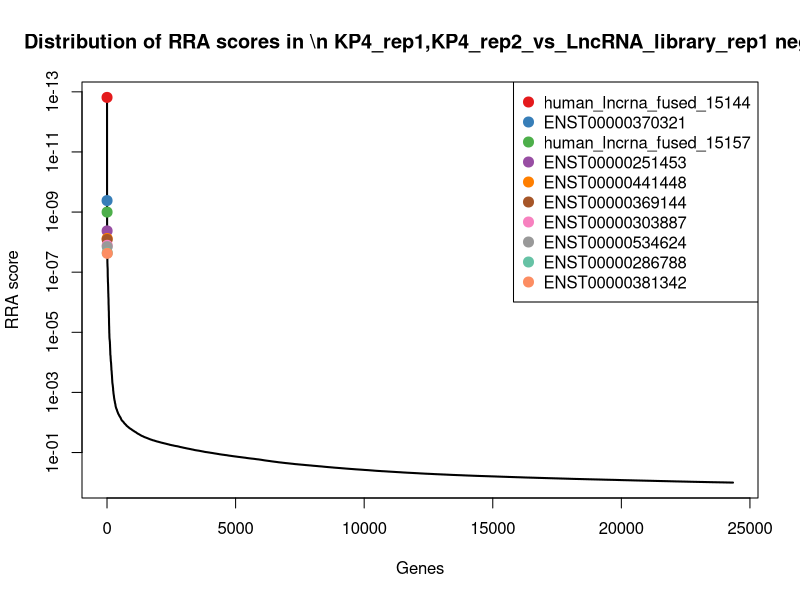
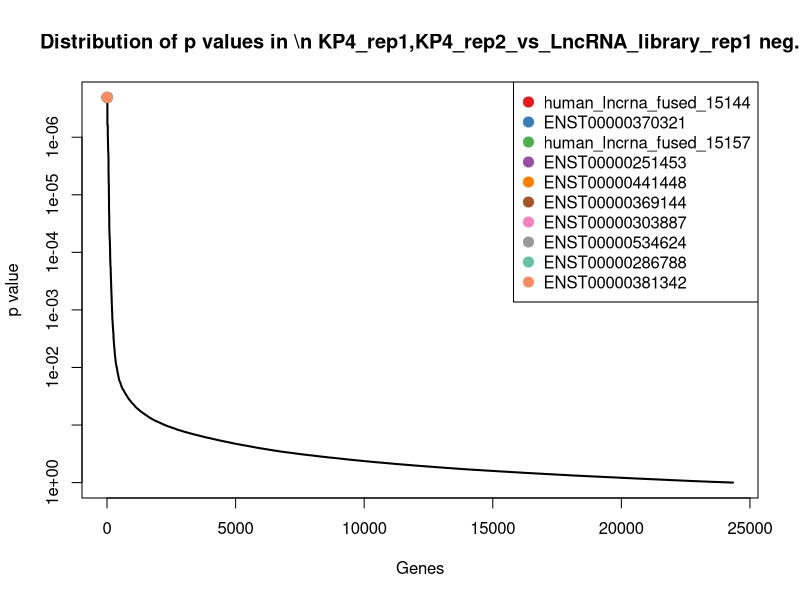
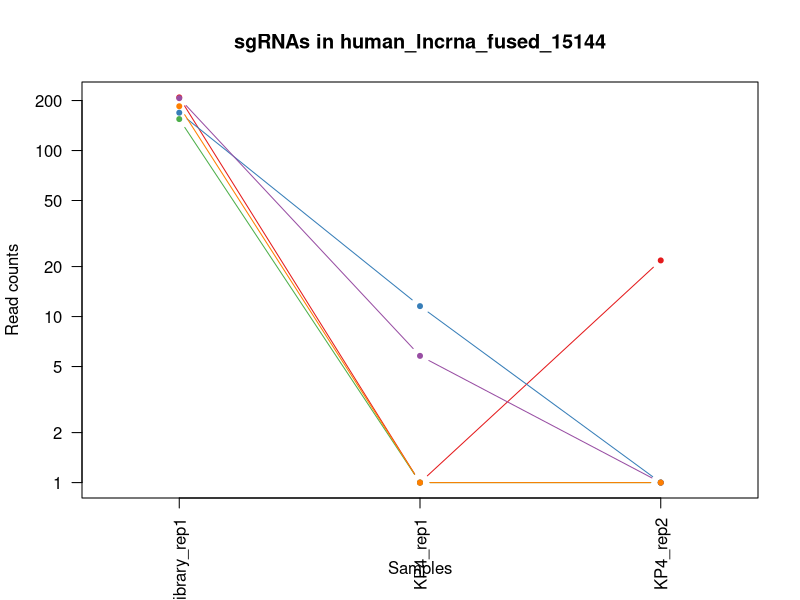
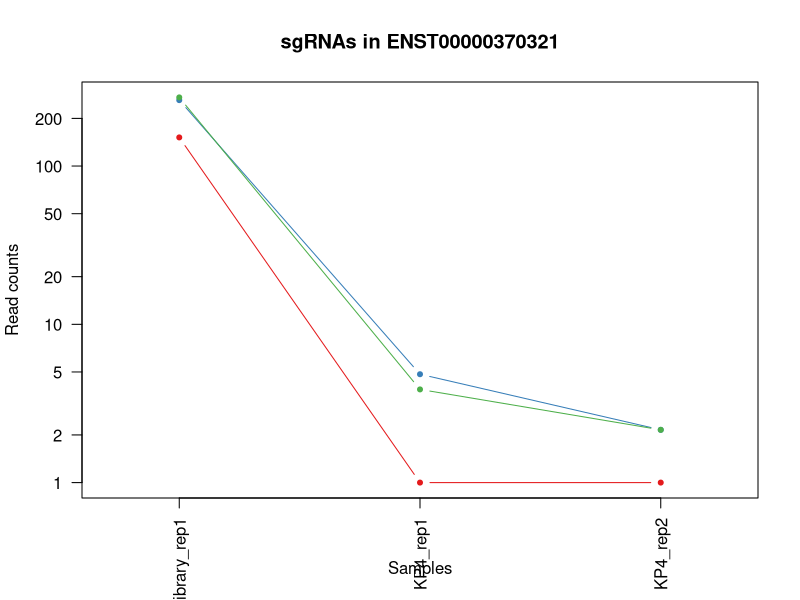
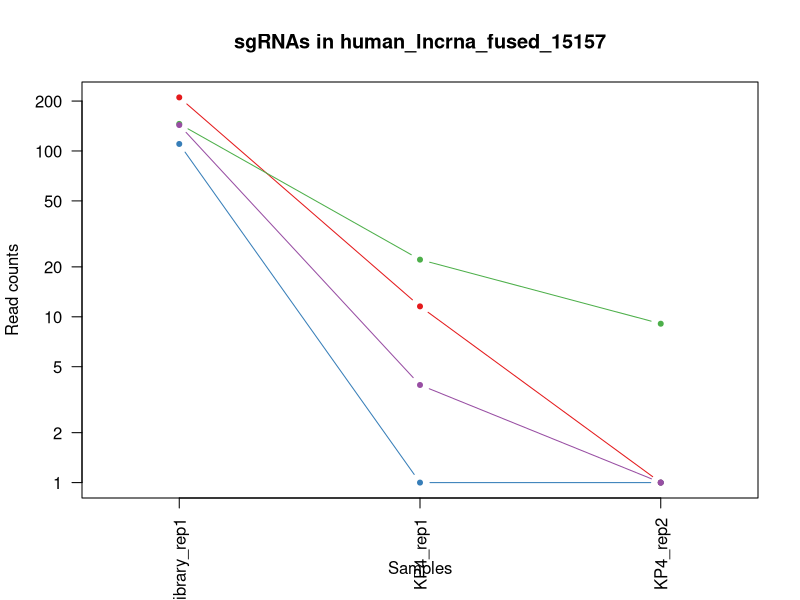
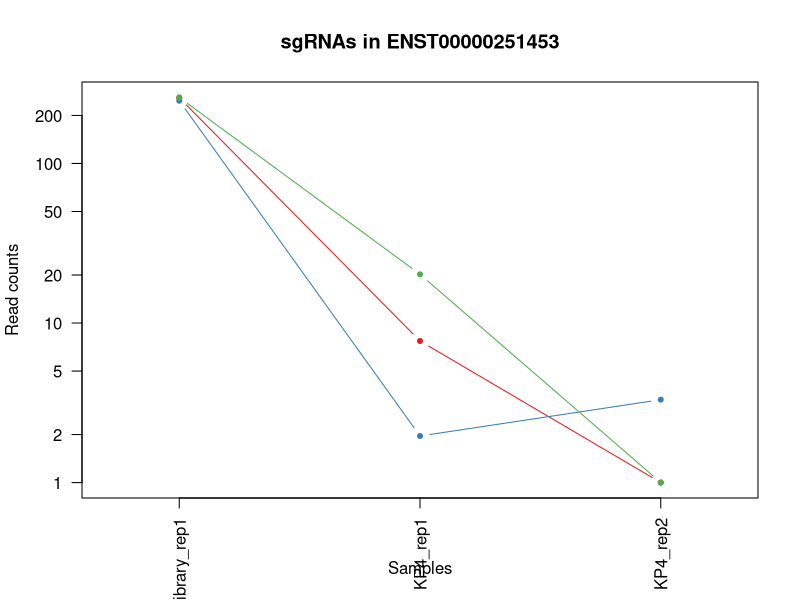
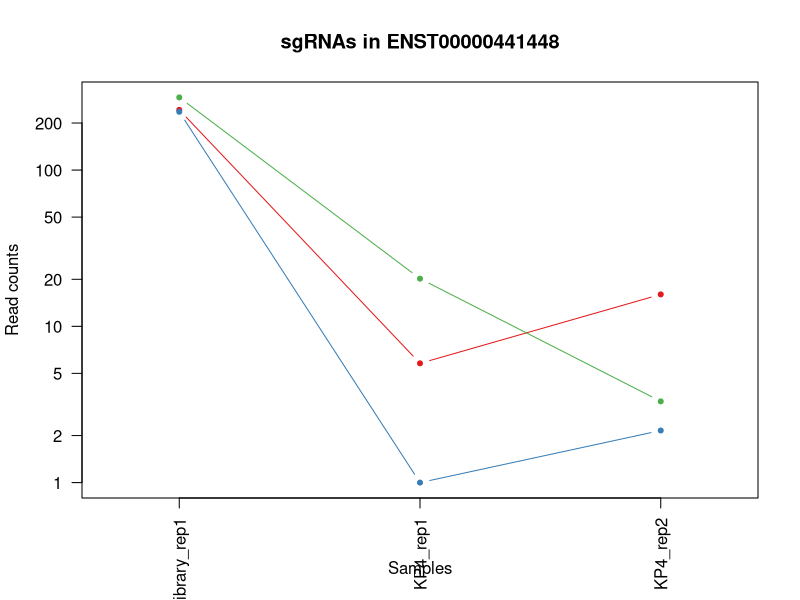
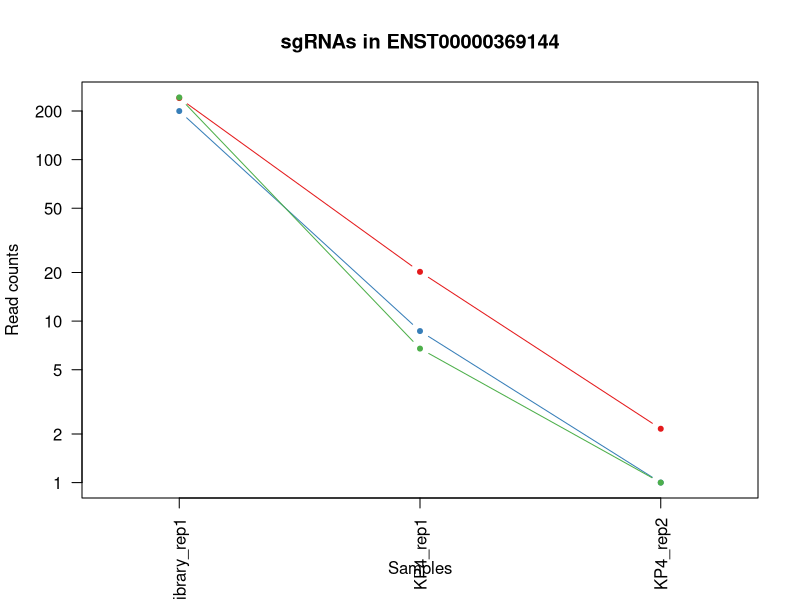

Recreate these plots in R, in order. (Note: this script raises an error after producing the figures.)
pdf(file='test_analysis_KP4.pdf',width=4.5,height=4.5);
gstable=read.table('test_analysis_KP4.gene_summary.txt',header=T)
# 
#
# parameters
# Do not modify the variables beginning with "__"

# gstablename='__GENE_SUMMARY_FILE__'
startindex=3
# outputfile='__OUTPUT_FILE__'
targetgenelist=c("human_lncrna_fused_15144","ENST00000370321","human_lncrna_fused_15157","ENST00000251453","ENST00000441448","ENST00000369144","ENST00000303887","ENST00000534624","ENST00000286788","ENST00000381342")
# samplelabel=sub('.\\w+.\\w+$','',colnames(gstable)[startindex]);
samplelabel='KP4_rep1,KP4_rep2_vs_LncRNA_library_rep1 neg.'


# You need to write some codes in front of this code:
# gstable=read.table(gstablename,header=T)
# pdf(file=outputfile,width=6,height=6)


# set up color using RColorBrewer
#library(RColorBrewer)
#colors <- brewer.pal(length(targetgenelist), "Set1")

colors=c( "#E41A1C", "#377EB8", "#4DAF4A", "#984EA3", "#FF7F00",  "#A65628", "#F781BF",
          "#999999", "#66C2A5", "#FC8D62", "#8DA0CB", "#E78AC3", "#A6D854", "#FFD92F", "#E5C494", "#B3B3B3", 
          "#8DD3C7", "#FFFFB3", "#BEBADA", "#FB8072", "#80B1D3", "#FDB462", "#B3DE69", "#FCCDE5",
          "#D9D9D9", "#BC80BD", "#CCEBC5", "#FFED6F")

######
# function definition

plotrankedvalues<-function(val, tglist, ...){
  
  plot(val,log='y',ylim=c(max(val),min(val)),type='l',lwd=2, ...)
  if(length(tglist)>0){
    for(i in 1:length(tglist)){
      targetgene=tglist[i];
      tx=which(names(val)==targetgene);ty=val[targetgene];
      points(tx,ty,col=colors[(i %% length(colors)) ],cex=2,pch=20)
      # text(tx+50,ty,targetgene,col=colors[i])
    }
    legend('topright',tglist,pch=20,pt.cex = 2,cex=1,col=colors)
  }
}



plotrandvalues<-function(val,targetgenelist, ...){
  # choose the one with the best distance distribution
  
  mindiffvalue=0;
  randval=val;
  for(i in 1:20){
    randval0=sample(val)
    vindex=sort(which(names(randval0) %in% targetgenelist))
    if(max(vindex)>0.9*length(val)){
      # print('pass...')
      next;
    }
    mindiffind=min(diff(vindex));
    if (mindiffind > mindiffvalue){
      mindiffvalue=mindiffind;
      randval=randval0;
      # print(paste('Diff: ',mindiffvalue))
    }
  }
  plot(randval,log='y',ylim=c(max(randval),min(randval)),pch=20,col='grey', ...)
  
  if(length(targetgenelist)>0){
    for(i in 1:length(targetgenelist)){
      targetgene=targetgenelist[i];
      tx=which(names(randval)==targetgene);ty=randval[targetgene];
      points(tx,ty,col=colors[(i %% length(colors)) ],cex=2,pch=20)
      text(tx+50,ty,targetgene,col=colors[i])
    }
  }
  
}




# set.seed(1235)



pvec=gstable[,startindex]
names(pvec)=gstable[,'id']
pvec=sort(pvec);

plotrankedvalues(pvec,targetgenelist,xlab='Genes',ylab='RRA score',main=paste('Distribution of RRA scores in \\n',samplelabel))

# plotrandvalues(pvec,targetgenelist,xlab='Genes',ylab='RRA score',main=paste('Distribution of RRA scores in \\n',samplelabel))


pvec=gstable[,startindex+1]
names(pvec)=gstable[,'id']
pvec=sort(pvec);

plotrankedvalues(pvec,targetgenelist,xlab='Genes',ylab='p value',main=paste('Distribution of p values in \\n',samplelabel))

# plotrandvalues(pvec,targetgenelist,xlab='Genes',ylab='p value',main=paste('Distribution of p values in \\n',samplelabel))



# you need to write after this code:
# dev.off()






# parameters
# Do not modify the variables beginning with "__"
targetmat=list(c(207.90257749477064,0.0,20.783508197304204),c(167.97925645410797,10.554558635522476,0.0),c(153.66712249613497,0.0,0.0),c(205.6427668698271,4.797526652510218,0.0),c(183.7979308287107,0.0,0.0))
targetgene="human_lncrna_fused_15144"
collabel=c("LncRNA_library_rep1","KP4_rep1","KP4_rep2")

# set up color using RColorBrewer
#library(RColorBrewer)
#colors <- brewer.pal(length(targetgenelist), "Set1")

colors=c( "#E41A1C", "#377EB8", "#4DAF4A", "#984EA3", "#FF7F00",  "#A65628", "#F781BF",
          "#999999", "#66C2A5", "#FC8D62", "#8DA0CB", "#E78AC3", "#A6D854", "#FFD92F", "#E5C494", "#B3B3B3", 
          "#8DD3C7", "#FFFFB3", "#BEBADA", "#FB8072", "#80B1D3", "#FDB462", "#B3DE69", "#FCCDE5",
          "#D9D9D9", "#BC80BD", "#CCEBC5", "#FFED6F")


## code

targetmatvec=unlist(targetmat)+1
yrange=range(targetmatvec[targetmatvec>0]);
# yrange[1]=1; # set the minimum value to 1
for(i in 1:length(targetmat)){
  vali=targetmat[[i]]+1;
  if(i==1){
    plot(1:length(vali),vali,type='b',las=1,pch=20,main=paste('sgRNAs in',targetgene),ylab='Read counts',xlab='Samples',xlim=c(0.7,length(vali)+0.3),ylim = yrange,col=colors[(i %% length(colors))],xaxt='n',log='y')
    axis(1,at=1:length(vali),labels=(collabel),las=2)
    # lines(0:100,rep(1,101),col='black');
  }else{
    lines(1:length(vali),vali,type='b',pch=20,col=colors[(i %% length(colors))])
  }
}




# parameters
# Do not modify the variables beginning with "__"
targetmat=list(c(150.65404166287757,0.0,0.0),c(259.8782218684638,3.838021322008166,1.154639344294677),c(270.42400478486456,2.878515991506125,1.154639344294677))
targetgene="ENST00000370321"
collabel=c("LncRNA_library_rep1","KP4_rep1","KP4_rep2")

# set up color using RColorBrewer
#library(RColorBrewer)
#colors <- brewer.pal(length(targetgenelist), "Set1")

colors=c( "#E41A1C", "#377EB8", "#4DAF4A", "#984EA3", "#FF7F00",  "#A65628", "#F781BF",
          "#999999", "#66C2A5", "#FC8D62", "#8DA0CB", "#E78AC3", "#A6D854", "#FFD92F", "#E5C494", "#B3B3B3", 
          "#8DD3C7", "#FFFFB3", "#BEBADA", "#FB8072", "#80B1D3", "#FDB462", "#B3DE69", "#FCCDE5",
          "#D9D9D9", "#BC80BD", "#CCEBC5", "#FFED6F")


## code

targetmatvec=unlist(targetmat)+1
yrange=range(targetmatvec[targetmatvec>0]);
# yrange[1]=1; # set the minimum value to 1
for(i in 1:length(targetmat)){
  vali=targetmat[[i]]+1;
  if(i==1){
    plot(1:length(vali),vali,type='b',las=1,pch=20,main=paste('sgRNAs in',targetgene),ylab='Read counts',xlab='Samples',xlim=c(0.7,length(vali)+0.3),ylim = yrange,col=colors[(i %% length(colors))],xaxt='n',log='y')
    axis(1,at=1:length(vali),labels=(collabel),las=2)
    # lines(0:100,rep(1,101),col='black');
  }else{
    lines(1:length(vali),vali,type='b',pch=20,col=colors[(i %% length(colors))])
  }
}




# parameters
# Do not modify the variables beginning with "__"
targetmat=list(c(209.4091179113993,10.554558635522476,0.0),c(109.22418020558622,0.0,0.0),c(144.62787999636183,21.10911727104495,8.082475410062749),c(142.36806937141932,2.878515991506125,0.0))
targetgene="human_lncrna_fused_15157"
collabel=c("LncRNA_library_rep1","KP4_rep1","KP4_rep2")

# set up color using RColorBrewer
#library(RColorBrewer)
#colors <- brewer.pal(length(targetgenelist), "Set1")

colors=c( "#E41A1C", "#377EB8", "#4DAF4A", "#984EA3", "#FF7F00",  "#A65628", "#F781BF",
          "#999999", "#66C2A5", "#FC8D62", "#8DA0CB", "#E78AC3", "#A6D854", "#FFD92F", "#E5C494", "#B3B3B3", 
          "#8DD3C7", "#FFFFB3", "#BEBADA", "#FB8072", "#80B1D3", "#FDB462", "#B3DE69", "#FCCDE5",
          "#D9D9D9", "#BC80BD", "#CCEBC5", "#FFED6F")


## code

targetmatvec=unlist(targetmat)+1
yrange=range(targetmatvec[targetmatvec>0]);
# yrange[1]=1; # set the minimum value to 1
for(i in 1:length(targetmat)){
  vali=targetmat[[i]]+1;
  if(i==1){
    plot(1:length(vali),vali,type='b',las=1,pch=20,main=paste('sgRNAs in',targetgene),ylab='Read counts',xlab='Samples',xlim=c(0.7,length(vali)+0.3),ylim = yrange,col=colors[(i %% length(colors))],xaxt='n',log='y')
    axis(1,at=1:length(vali),labels=(collabel),las=2)
    # lines(0:100,rep(1,101),col='black');
  }else{
    lines(1:length(vali),vali,type='b',pch=20,col=colors[(i %% length(colors))])
  }
}




# parameters
# Do not modify the variables beginning with "__"
targetmat=list(c(256.86514103520545,6.716537313514301,0.0),c(246.31935811880464,0.9595053305020425,2.309278688589354),c(258.3716814518341,19.190106610040832,0.0))
targetgene="ENST00000251453"
collabel=c("LncRNA_library_rep1","KP4_rep1","KP4_rep2")

# set up color using RColorBrewer
#library(RColorBrewer)
#colors <- brewer.pal(length(targetgenelist), "Set1")

colors=c( "#E41A1C", "#377EB8", "#4DAF4A", "#984EA3", "#FF7F00",  "#A65628", "#F781BF",
          "#999999", "#66C2A5", "#FC8D62", "#8DA0CB", "#E78AC3", "#A6D854", "#FFD92F", "#E5C494", "#B3B3B3", 
          "#8DD3C7", "#FFFFB3", "#BEBADA", "#FB8072", "#80B1D3", "#FDB462", "#B3DE69", "#FCCDE5",
          "#D9D9D9", "#BC80BD", "#CCEBC5", "#FFED6F")


## code

targetmatvec=unlist(targetmat)+1
yrange=range(targetmatvec[targetmatvec>0]);
# yrange[1]=1; # set the minimum value to 1
for(i in 1:length(targetmat)){
  vali=targetmat[[i]]+1;
  if(i==1){
    plot(1:length(vali),vali,type='b',las=1,pch=20,main=paste('sgRNAs in',targetgene),ylab='Read counts',xlab='Samples',xlim=c(0.7,length(vali)+0.3),ylim = yrange,col=colors[(i %% length(colors))],xaxt='n',log='y')
    axis(1,at=1:length(vali),labels=(collabel),las=2)
    # lines(0:100,rep(1,101),col='black');
  }else{
    lines(1:length(vali),vali,type='b',pch=20,col=colors[(i %% length(colors))])
  }
}




# parameters
# Do not modify the variables beginning with "__"
targetmat=list(c(241.7997368689176,4.797526652510218,15.01031147583082),c(235.02030499408897,0.0,1.154639344294677),c(290.7623004093534,19.190106610040832,2.309278688589354))
targetgene="ENST00000441448"
collabel=c("LncRNA_library_rep1","KP4_rep1","KP4_rep2")

# set up color using RColorBrewer
#library(RColorBrewer)
#colors <- brewer.pal(length(targetgenelist), "Set1")

colors=c( "#E41A1C", "#377EB8", "#4DAF4A", "#984EA3", "#FF7F00",  "#A65628", "#F781BF",
          "#999999", "#66C2A5", "#FC8D62", "#8DA0CB", "#E78AC3", "#A6D854", "#FFD92F", "#E5C494", "#B3B3B3", 
          "#8DD3C7", "#FFFFB3", "#BEBADA", "#FB8072", "#80B1D3", "#FDB462", "#B3DE69", "#FCCDE5",
          "#D9D9D9", "#BC80BD", "#CCEBC5", "#FFED6F")


## code

targetmatvec=unlist(targetmat)+1
yrange=range(targetmatvec[targetmatvec>0]);
# yrange[1]=1; # set the minimum value to 1
for(i in 1:length(targetmat)){
  vali=targetmat[[i]]+1;
  if(i==1){
    plot(1:length(vali),vali,type='b',las=1,pch=20,main=paste('sgRNAs in',targetgene),ylab='Read counts',xlab='Samples',xlim=c(0.7,length(vali)+0.3),ylim = yrange,col=colors[(i %% length(colors))],xaxt='n',log='y')
    axis(1,at=1:length(vali),labels=(collabel),las=2)
    # lines(0:100,rep(1,101),col='black');
  }else{
    lines(1:length(vali),vali,type='b',pch=20,col=colors[(i %% length(colors))])
  }
}




# parameters
# Do not modify the variables beginning with "__"
targetmat=list(c(239.53992624397503,19.190106610040832,1.154639344294677),c(198.86333499499852,7.676042644016342,0.0),c(241.7997368689176,5.75703198301226,0.0))
targetgene="ENST00000369144"
collabel=c("LncRNA_library_rep1","KP4_rep1","KP4_rep2")

# set up color using RColorBrewer
#library(RColorBrewer)
#colors <- brewer.pal(length(targetgenelist), "Set1")

colors=c( "#E41A1C", "#377EB8", "#4DAF4A", "#984EA3", "#FF7F00",  "#A65628", "#F781BF",
          "#999999", "#66C2A5", "#FC8D62", "#8DA0CB", "#E78AC3", "#A6D854", "#FFD92F", "#E5C494", "#B3B3B3", 
          "#8DD3C7", "#FFFFB3", "#BEBADA", "#FB8072", "#80B1D3", "#FDB462", "#B3DE69", "#FCCDE5",
          "#D9D9D9", "#BC80BD", "#CCEBC5", "#FFED6F")


## code

targetmatvec=unlist(targetmat)+1
yrange=range(targetmatvec[targetmatvec>0]);
# yrange[1]=1; # set the minimum value to 1
for(i in 1:length(targetmat)){
  vali=targetmat[[i]]+1;
  if(i==1){
    plot(1:length(vali),vali,type='b',las=1,pch=20,main=paste('sgRNAs in',targetgene),ylab='Read counts',xlab='Samples',xlim=c(0.7,length(vali)+0.3),ylim = yrange,col=colors[(i %% length(colors))],xaxt='n',log='y')
    axis(1,at=1:length(vali),labels=(collabel),las=2)
    # lines(0:100,rep(1,101),col='black');
  }else{
    lines(1:length(vali),vali,type='b',pch=20,col=colors[(i %% length(colors))])
  }
}




# parameters
# Do not modify the variables beginning with "__"
targetmat=list(c(254.60533041026292,20.149611940542894,9.237114754357426),c(176.26522874556625,0.0,4.618557377178718),c(168.73252666242283,4.797526652510218,0.0))
targetgene="ENST00000303887"
collabel=c("LncRNA_library_rep1","KP4_rep1","KP4_rep2")

# set up color using RColorBrewer
#library(RColorBrewer)
#colors <- brewer.pal(length(targetgenelist), "Set1")

colors=c( "#E41A1C", "#377EB8", "#4DAF4A", "#984EA3", "#FF7F00",  "#A65628", "#F781BF",
          "#999999", "#66C2A5", "#FC8D62", "#8DA0CB", "#E78AC3", "#A6D854", "#FFD92F", "#E5C494", "#B3B3B3", 
          "#8DD3C7", "#FFFFB3", "#BEBADA", "#FB8072", "#80B1D3", "#FDB462", "#B3DE69", "#FCCDE5",
          "#D9D9D9", "#BC80BD", "#CCEBC5", "#FFED6F")


## code

targetmatvec=unlist(targetmat)+1
yrange=range(targetmatvec[targetmatvec>0]);
# yrange[1]=1; # set the minimum value to 1
for(i in 1:length(targetmat)){
  vali=targetmat[[i]]+1;
  if(i==1){
    plot(1:length(vali),vali,type='b',las=1,pch=20,main=paste('sgRNAs in',targetgene),ylab='Read counts',xlab='Samples',xlim=c(0.7,length(vali)+0.3),ylim = yrange,col=colors[(i %% length(colors))],xaxt='n',log='y')
    axis(1,at=1:length(vali),labels=(collabel),las=2)
    # lines(0:100,rep(1,101),col='black');
  }else{
    lines(1:length(vali),vali,type='b',pch=20,col=colors[(i %% length(colors))])
  }
}




# parameters
# Do not modify the variables beginning with "__"
targetmat=list(c(276.45016645137935,17.27109594903681,5.773196721473394),c(167.97925645410797,0.0,8.082475410062749),c(170.99233728736533,0.0,0.0))
targetgene="ENST00000534624"
collabel=c("LncRNA_library_rep1","KP4_rep1","KP4_rep2")

# set up color using RColorBrewer
#library(RColorBrewer)
#colors <- brewer.pal(length(targetgenelist), "Set1")

colors=c( "#E41A1C", "#377EB8", "#4DAF4A", "#984EA3", "#FF7F00",  "#A65628", "#F781BF",
          "#999999", "#66C2A5", "#FC8D62", "#8DA0CB", "#E78AC3", "#A6D854", "#FFD92F", "#E5C494", "#B3B3B3", 
          "#8DD3C7", "#FFFFB3", "#BEBADA", "#FB8072", "#80B1D3", "#FDB462", "#B3DE69", "#FCCDE5",
          "#D9D9D9", "#BC80BD", "#CCEBC5", "#FFED6F")


## code

targetmatvec=unlist(targetmat)+1
yrange=range(targetmatvec[targetmatvec>0]);
# yrange[1]=1; # set the minimum value to 1
for(i in 1:length(targetmat)){
  vali=targetmat[[i]]+1;
  if(i==1){
    plot(1:length(vali),vali,type='b',las=1,pch=20,main=paste('sgRNAs in',targetgene),ylab='Read counts',xlab='Samples',xlim=c(0.7,length(vali)+0.3),ylim = yrange,col=colors[(i %% length(colors))],xaxt='n',log='y')
    axis(1,at=1:length(vali),labels=(collabel),las=2)
    # lines(0:100,rep(1,101),col='black');
  }else{
    lines(1:length(vali),vali,type='b',pch=20,col=colors[(i %% length(colors))])
  }
}




# parameters
# Do not modify the variables beginning with "__"
targetmat=list(c(166.47271603747927,0.0,0.0),c(329.1790810333873,22.068622601547016,0.0),c(328.42581082507246,36.461202559077634,42.72165573890313))
targetgene="ENST00000286788"
collabel=c("LncRNA_library_rep1","KP4_rep1","KP4_rep2")

# set up color using RColorBrewer
#library(RColorBrewer)
#colors <- brewer.pal(length(targetgenelist), "Set1")

colors=c( "#E41A1C", "#377EB8", "#4DAF4A", "#984EA3", "#FF7F00",  "#A65628", "#F781BF",
          "#999999", "#66C2A5", "#FC8D62", "#8DA0CB", "#E78AC3", "#A6D854", "#FFD92F", "#E5C494", "#B3B3B3", 
          "#8DD3C7", "#FFFFB3", "#BEBADA", "#FB8072", "#80B1D3", "#FDB462", "#B3DE69", "#FCCDE5",
          "#D9D9D9", "#BC80BD", "#CCEBC5", "#FFED6F")


## code

targetmatvec=unlist(targetmat)+1
yrange=range(targetmatvec[targetmatvec>0]);
# yrange[1]=1; # set the minimum value to 1
for(i in 1:length(targetmat)){
  vali=targetmat[[i]]+1;
  if(i==1){
    plot(1:length(vali),vali,type='b',las=1,pch=20,main=paste('sgRNAs in',targetgene),ylab='Read counts',xlab='Samples',xlim=c(0.7,length(vali)+0.3),ylim = yrange,col=colors[(i %% length(colors))],xaxt='n',log='y')
    axis(1,at=1:length(vali),labels=(collabel),las=2)
    # lines(0:100,rep(1,101),col='black');
  }else{
    lines(1:length(vali),vali,type='b',pch=20,col=colors[(i %% length(colors))])
  }
}




# parameters
# Do not modify the variables beginning with "__"
targetmat=list(c(158.18674374602102,9.595053305020425,0.0),c(247.07262832711848,0.0,0.0),c(431.623829364143,53.73229850811435,63.50516393620734))
targetgene="ENST00000381342"
collabel=c("LncRNA_library_rep1","KP4_rep1","KP4_rep2")

# set up color using RColorBrewer
#library(RColorBrewer)
#colors <- brewer.pal(length(targetgenelist), "Set1")

colors=c( "#E41A1C", "#377EB8", "#4DAF4A", "#984EA3", "#FF7F00",  "#A65628", "#F781BF",
          "#999999", "#66C2A5", "#FC8D62", "#8DA0CB", "#E78AC3", "#A6D854", "#FFD92F", "#E5C494", "#B3B3B3", 
          "#8DD3C7", "#FFFFB3", "#BEBADA", "#FB8072", "#80B1D3", "#FDB462", "#B3DE69", "#FCCDE5",
          "#D9D9D9", "#BC80BD", "#CCEBC5", "#FFED6F")


## code

targetmatvec=unlist(targetmat)+1
yrange=range(targetmatvec[targetmatvec>0]);
# yrange[1]=1; # set the minimum value to 1
for(i in 1:length(targetmat)){
  vali=targetmat[[i]]+1;
  if(i==1){
    plot(1:length(vali),vali,type='b',las=1,pch=20,main=paste('sgRNAs in',targetgene),ylab='Read counts',xlab='Samples',xlim=c(0.7,length(vali)+0.3),ylim = yrange,col=colors[(i %% length(colors))],xaxt='n',log='y')
    axis(1,at=1:length(vali),labels=(collabel),las=2)
    # lines(0:100,rep(1,101),col='black');
  }else{
    lines(1:length(vali),vali,type='b',pch=20,col=colors[(i %% length(colors))])
  }
}



# 
#
# parameters
# Do not modify the variables beginning with "__"

# gstablename='__GENE_SUMMARY_FILE__'
startindex=9
# outputfile='__OUTPUT_FILE__'
targetgenelist=c("human_lncrna_fused_64037","human_lncrna_fused_2150","human_lncrna_fused_77134","human_lncrna_fused_6186","human_lncrna_fused_78822","human_lncrna_fused_64820","human_lncrna_fused_4339","human_lncrna_fused_89440","human_lncrna_fused_93658","human_lncrna_fused_80728")
# samplelabel=sub('.\\w+.\\w+$','',colnames(gstable)[startindex]);
samplelabel='KP4_rep1,KP4_rep2_vs_LncRNA_library_rep1 pos.'


# You need to write some codes in front of this code:
# gstable=read.table(gstablename,header=T)
# pdf(file=outputfile,width=6,height=6)


# set up color using RColorBrewer
#library(RColorBrewer)
#colors <- brewer.pal(length(targetgenelist), "Set1")

colors=c( "#E41A1C", "#377EB8", "#4DAF4A", "#984EA3", "#FF7F00",  "#A65628", "#F781BF",
          "#999999", "#66C2A5", "#FC8D62", "#8DA0CB", "#E78AC3", "#A6D854", "#FFD92F", "#E5C494", "#B3B3B3", 
          "#8DD3C7", "#FFFFB3", "#BEBADA", "#FB8072", "#80B1D3", "#FDB462", "#B3DE69", "#FCCDE5",
          "#D9D9D9", "#BC80BD", "#CCEBC5", "#FFED6F")

######
# function definition

plotrankedvalues<-function(val, tglist, ...){
  
  plot(val,log='y',ylim=c(max(val),min(val)),type='l',lwd=2, ...)
  if(length(tglist)>0){
    for(i in 1:length(tglist)){
      targetgene=tglist[i];
      tx=which(names(val)==targetgene);ty=val[targetgene];
      points(tx,ty,col=colors[(i %% length(colors)) ],cex=2,pch=20)
      # text(tx+50,ty,targetgene,col=colors[i])
    }
    legend('topright',tglist,pch=20,pt.cex = 2,cex=1,col=colors)
  }
}



plotrandvalues<-function(val,targetgenelist, ...){
  # choose the one with the best distance distribution
  
  mindiffvalue=0;
  randval=val;
  for(i in 1:20){
    randval0=sample(val)
    vindex=sort(which(names(randval0) %in% targetgenelist))
    if(max(vindex)>0.9*length(val)){
      # print('pass...')
      next;
    }
    mindiffind=min(diff(vindex));
    if (mindiffind > mindiffvalue){
      mindiffvalue=mindiffind;
      randval=randval0;
      # print(paste('Diff: ',mindiffvalue))
    }
  }
  plot(randval,log='y',ylim=c(max(randval),min(randval)),pch=20,col='grey', ...)
  
  if(length(targetgenelist)>0){
    for(i in 1:length(targetgenelist)){
      targetgene=targetgenelist[i];
      tx=which(names(randval)==targetgene);ty=randval[targetgene];
      points(tx,ty,col=colors[(i %% length(colors)) ],cex=2,pch=20)
      text(tx+50,ty,targetgene,col=colors[i])
    }
  }
  
}




# set.seed(1235)



pvec=gstable[,startindex]
names(pvec)=gstable[,'id']
pvec=sort(pvec);

plotrankedvalues(pvec,targetgenelist,xlab='Genes',ylab='RRA score',main=paste('Distribution of RRA scores in \\n',samplelabel))

# plotrandvalues(pvec,targetgenelist,xlab='Genes',ylab='RRA score',main=paste('Distribution of RRA scores in \\n',samplelabel))


pvec=gstable[,startindex+1]
names(pvec)=gstable[,'id']
pvec=sort(pvec);

plotrankedvalues(pvec,targetgenelist,xlab='Genes',ylab='p value',main=paste('Distribution of p values in \\n',samplelabel))

# plotrandvalues(pvec,targetgenelist,xlab='Genes',ylab='p value',main=paste('Distribution of p values in \\n',samplelabel))



# you need to write after this code:
# dev.off()






# parameters
# Do not modify the variables beginning with "__"
targetmat=list(c(230.50068374420192,155.4398635413308,295.58767213943736),c(146.13442041299052,477.83365459001686,629.2784426405998),c(164.21290541253674,554.5940810301809,402.9691311588424),c(222.21471145274364,542.1205117336543,592.3299836231703))
targetgene="human_lncrna_fused_64037"
collabel=c("LncRNA_library_rep1","KP4_rep1","KP4_rep2")

# set up color using RColorBrewer
#library(RColorBrewer)
#colors <- brewer.pal(length(targetgenelist), "Set1")

colors=c( "#E41A1C", "#377EB8", "#4DAF4A", "#984EA3", "#FF7F00",  "#A65628", "#F781BF",
          "#999999", "#66C2A5", "#FC8D62", "#8DA0CB", "#E78AC3", "#A6D854", "#FFD92F", "#E5C494", "#B3B3B3", 
          "#8DD3C7", "#FFFFB3", "#BEBADA", "#FB8072", "#80B1D3", "#FDB462", "#B3DE69", "#FCCDE5",
          "#D9D9D9", "#BC80BD", "#CCEBC5", "#FFED6F")


## code

targetmatvec=unlist(targetmat)+1
yrange=range(targetmatvec[targetmatvec>0]);
# yrange[1]=1; # set the minimum value to 1
for(i in 1:length(targetmat)){
  vali=targetmat[[i]]+1;
  if(i==1){
    plot(1:length(vali),vali,type='b',las=1,pch=20,main=paste('sgRNAs in',targetgene),ylab='Read counts',xlab='Samples',xlim=c(0.7,length(vali)+0.3),ylim = yrange,col=colors[(i %% length(colors))],xaxt='n',log='y')
    axis(1,at=1:length(vali),labels=(collabel),las=2)
    # lines(0:100,rep(1,101),col='black');
  }else{
    lines(1:length(vali),vali,type='b',pch=20,col=colors[(i %% length(colors))])
  }
}




# parameters
# Do not modify the variables beginning with "__"
targetmat=list(c(198.1100647866837,4873.3275736198775,249.40209836765064),c(186.81101166196805,186.14403411739653,575.0103934587505),c(239.53992624397503,96.91003838070631,252.86601640053422))
targetgene="human_lncrna_fused_2150"
collabel=c("LncRNA_library_rep1","KP4_rep1","KP4_rep2")

# set up color using RColorBrewer
#library(RColorBrewer)
#colors <- brewer.pal(length(targetgenelist), "Set1")

colors=c( "#E41A1C", "#377EB8", "#4DAF4A", "#984EA3", "#FF7F00",  "#A65628", "#F781BF",
          "#999999", "#66C2A5", "#FC8D62", "#8DA0CB", "#E78AC3", "#A6D854", "#FFD92F", "#E5C494", "#B3B3B3", 
          "#8DD3C7", "#FFFFB3", "#BEBADA", "#FB8072", "#80B1D3", "#FDB462", "#B3DE69", "#FCCDE5",
          "#D9D9D9", "#BC80BD", "#CCEBC5", "#FFED6F")


## code

targetmatvec=unlist(targetmat)+1
yrange=range(targetmatvec[targetmatvec>0]);
# yrange[1]=1; # set the minimum value to 1
for(i in 1:length(targetmat)){
  vali=targetmat[[i]]+1;
  if(i==1){
    plot(1:length(vali),vali,type='b',las=1,pch=20,main=paste('sgRNAs in',targetgene),ylab='Read counts',xlab='Samples',xlim=c(0.7,length(vali)+0.3),ylim = yrange,col=colors[(i %% length(colors))],xaxt='n',log='y')
    axis(1,at=1:length(vali),labels=(collabel),las=2)
    # lines(0:100,rep(1,101),col='black');
  }else{
    lines(1:length(vali),vali,type='b',pch=20,col=colors[(i %% length(colors))])
  }
}




# parameters
# Do not modify the variables beginning with "__"
targetmat=list(c(119.01669291367317,152.5613475498249,424.90727870044225),c(148.39423103793405,474.955138598511,142.02063934824557),c(282.4763281178951,474.955138598511,592.3299836231703),c(204.88949666151328,296.4871471251311,503.42275411248045),c(121.27650353861671,61.40834115213074,49.64949180467123))
targetgene="human_lncrna_fused_77134"
collabel=c("LncRNA_library_rep1","KP4_rep1","KP4_rep2")

# set up color using RColorBrewer
#library(RColorBrewer)
#colors <- brewer.pal(length(targetgenelist), "Set1")

colors=c( "#E41A1C", "#377EB8", "#4DAF4A", "#984EA3", "#FF7F00",  "#A65628", "#F781BF",
          "#999999", "#66C2A5", "#FC8D62", "#8DA0CB", "#E78AC3", "#A6D854", "#FFD92F", "#E5C494", "#B3B3B3", 
          "#8DD3C7", "#FFFFB3", "#BEBADA", "#FB8072", "#80B1D3", "#FDB462", "#B3DE69", "#FCCDE5",
          "#D9D9D9", "#BC80BD", "#CCEBC5", "#FFED6F")


## code

targetmatvec=unlist(targetmat)+1
yrange=range(targetmatvec[targetmatvec>0]);
# yrange[1]=1; # set the minimum value to 1
for(i in 1:length(targetmat)){
  vali=targetmat[[i]]+1;
  if(i==1){
    plot(1:length(vali),vali,type='b',las=1,pch=20,main=paste('sgRNAs in',targetgene),ylab='Read counts',xlab='Samples',xlim=c(0.7,length(vali)+0.3),ylim = yrange,col=colors[(i %% length(colors))],xaxt='n',log='y')
    axis(1,at=1:length(vali),labels=(collabel),las=2)
    # lines(0:100,rep(1,101),col='black');
  }else{
    lines(1:length(vali),vali,type='b',pch=20,col=colors[(i %% length(colors))])
  }
}




# parameters
# Do not modify the variables beginning with "__"
targetmat=list(c(199.6166052033124,469.19810661549917,474.55677050511247),c(164.21290541253674,377.0855948873029,465.3196557507554),c(90.39242499772634,120.89767164325715,309.44334427097357))
targetgene="human_lncrna_fused_6186"
collabel=c("LncRNA_library_rep1","KP4_rep1","KP4_rep2")

# set up color using RColorBrewer
#library(RColorBrewer)
#colors <- brewer.pal(length(targetgenelist), "Set1")

colors=c( "#E41A1C", "#377EB8", "#4DAF4A", "#984EA3", "#FF7F00",  "#A65628", "#F781BF",
          "#999999", "#66C2A5", "#FC8D62", "#8DA0CB", "#E78AC3", "#A6D854", "#FFD92F", "#E5C494", "#B3B3B3", 
          "#8DD3C7", "#FFFFB3", "#BEBADA", "#FB8072", "#80B1D3", "#FDB462", "#B3DE69", "#FCCDE5",
          "#D9D9D9", "#BC80BD", "#CCEBC5", "#FFED6F")


## code

targetmatvec=unlist(targetmat)+1
yrange=range(targetmatvec[targetmatvec>0]);
# yrange[1]=1; # set the minimum value to 1
for(i in 1:length(targetmat)){
  vali=targetmat[[i]]+1;
  if(i==1){
    plot(1:length(vali),vali,type='b',las=1,pch=20,main=paste('sgRNAs in',targetgene),ylab='Read counts',xlab='Samples',xlim=c(0.7,length(vali)+0.3),ylim = yrange,col=colors[(i %% length(colors))],xaxt='n',log='y')
    axis(1,at=1:length(vali),labels=(collabel),las=2)
    # lines(0:100,rep(1,101),col='black');
  }else{
    lines(1:length(vali),vali,type='b',pch=20,col=colors[(i %% length(colors))])
  }
}




# parameters
# Do not modify the variables beginning with "__"
targetmat=list(c(142.36806937141932,260.02594456605357,249.40209836765064),c(149.90077145456272,359.81449893826556,404.12377050313796),c(209.4091179113993,367.4905415822823,420.2887213232632),c(183.04466062039583,260.02594456605357,419.1340819789687))
targetgene="human_lncrna_fused_78822"
collabel=c("LncRNA_library_rep1","KP4_rep1","KP4_rep2")

# set up color using RColorBrewer
#library(RColorBrewer)
#colors <- brewer.pal(length(targetgenelist), "Set1")

colors=c( "#E41A1C", "#377EB8", "#4DAF4A", "#984EA3", "#FF7F00",  "#A65628", "#F781BF",
          "#999999", "#66C2A5", "#FC8D62", "#8DA0CB", "#E78AC3", "#A6D854", "#FFD92F", "#E5C494", "#B3B3B3", 
          "#8DD3C7", "#FFFFB3", "#BEBADA", "#FB8072", "#80B1D3", "#FDB462", "#B3DE69", "#FCCDE5",
          "#D9D9D9", "#BC80BD", "#CCEBC5", "#FFED6F")


## code

targetmatvec=unlist(targetmat)+1
yrange=range(targetmatvec[targetmatvec>0]);
# yrange[1]=1; # set the minimum value to 1
for(i in 1:length(targetmat)){
  vali=targetmat[[i]]+1;
  if(i==1){
    plot(1:length(vali),vali,type='b',las=1,pch=20,main=paste('sgRNAs in',targetgene),ylab='Read counts',xlab='Samples',xlim=c(0.7,length(vali)+0.3),ylim = yrange,col=colors[(i %% length(colors))],xaxt='n',log='y')
    axis(1,at=1:length(vali),labels=(collabel),las=2)
    # lines(0:100,rep(1,101),col='black');
  }else{
    lines(1:length(vali),vali,type='b',pch=20,col=colors[(i %% length(colors))])
  }
}




# parameters
# Do not modify the variables beginning with "__"
targetmat=list(c(161.19982457927838,88.27449040618797,2378.557049247035),c(329.1790810333873,304.1631897691478,222.84539344887278),c(189.07082228691056,219.7267206849682,167.42270492272797),c(226.73433270263072,199.577108744425,101.60826229793149))
targetgene="human_lncrna_fused_64820"
collabel=c("LncRNA_library_rep1","KP4_rep1","KP4_rep2")

# set up color using RColorBrewer
#library(RColorBrewer)
#colors <- brewer.pal(length(targetgenelist), "Set1")

colors=c( "#E41A1C", "#377EB8", "#4DAF4A", "#984EA3", "#FF7F00",  "#A65628", "#F781BF",
          "#999999", "#66C2A5", "#FC8D62", "#8DA0CB", "#E78AC3", "#A6D854", "#FFD92F", "#E5C494", "#B3B3B3", 
          "#8DD3C7", "#FFFFB3", "#BEBADA", "#FB8072", "#80B1D3", "#FDB462", "#B3DE69", "#FCCDE5",
          "#D9D9D9", "#BC80BD", "#CCEBC5", "#FFED6F")


## code

targetmatvec=unlist(targetmat)+1
yrange=range(targetmatvec[targetmatvec>0]);
# yrange[1]=1; # set the minimum value to 1
for(i in 1:length(targetmat)){
  vali=targetmat[[i]]+1;
  if(i==1){
    plot(1:length(vali),vali,type='b',las=1,pch=20,main=paste('sgRNAs in',targetgene),ylab='Read counts',xlab='Samples',xlim=c(0.7,length(vali)+0.3),ylim = yrange,col=colors[(i %% length(colors))],xaxt='n',log='y')
    axis(1,at=1:length(vali),labels=(collabel),las=2)
    # lines(0:100,rep(1,101),col='black');
  }else{
    lines(1:length(vali),vali,type='b',pch=20,col=colors[(i %% length(colors))])
  }
}




# parameters
# Do not modify the variables beginning with "__"
targetmat=list(c(172.49887770399502,200.53661407492697,190.5154918086223),c(197.35679457836886,1395.120750549972,1018.391901667908))
targetgene="human_lncrna_fused_4339"
collabel=c("LncRNA_library_rep1","KP4_rep1","KP4_rep2")

# set up color using RColorBrewer
#library(RColorBrewer)
#colors <- brewer.pal(length(targetgenelist), "Set1")

colors=c( "#E41A1C", "#377EB8", "#4DAF4A", "#984EA3", "#FF7F00",  "#A65628", "#F781BF",
          "#999999", "#66C2A5", "#FC8D62", "#8DA0CB", "#E78AC3", "#A6D854", "#FFD92F", "#E5C494", "#B3B3B3", 
          "#8DD3C7", "#FFFFB3", "#BEBADA", "#FB8072", "#80B1D3", "#FDB462", "#B3DE69", "#FCCDE5",
          "#D9D9D9", "#BC80BD", "#CCEBC5", "#FFED6F")


## code

targetmatvec=unlist(targetmat)+1
yrange=range(targetmatvec[targetmatvec>0]);
# yrange[1]=1; # set the minimum value to 1
for(i in 1:length(targetmat)){
  vali=targetmat[[i]]+1;
  if(i==1){
    plot(1:length(vali),vali,type='b',las=1,pch=20,main=paste('sgRNAs in',targetgene),ylab='Read counts',xlab='Samples',xlim=c(0.7,length(vali)+0.3),ylim = yrange,col=colors[(i %% length(colors))],xaxt='n',log='y')
    axis(1,at=1:length(vali),labels=(collabel),las=2)
    # lines(0:100,rep(1,101),col='black');
  }else{
    lines(1:length(vali),vali,type='b',pch=20,col=colors[(i %% length(colors))])
  }
}




# parameters
# Do not modify the variables beginning with "__"
targetmat=list(c(338.2183235331595,1348.1049893553711,1404.0414426623247),c(162.70636499590705,450.008000005458,637.3609180506623),c(218.44836041117244,250.43089126103297,191.6701311529168),c(147.6409608296202,107.4645970162287,252.86601640053422))
targetgene="human_lncrna_fused_89440"
collabel=c("LncRNA_library_rep1","KP4_rep1","KP4_rep2")

# set up color using RColorBrewer
#library(RColorBrewer)
#colors <- brewer.pal(length(targetgenelist), "Set1")

colors=c( "#E41A1C", "#377EB8", "#4DAF4A", "#984EA3", "#FF7F00",  "#A65628", "#F781BF",
          "#999999", "#66C2A5", "#FC8D62", "#8DA0CB", "#E78AC3", "#A6D854", "#FFD92F", "#E5C494", "#B3B3B3", 
          "#8DD3C7", "#FFFFB3", "#BEBADA", "#FB8072", "#80B1D3", "#FDB462", "#B3DE69", "#FCCDE5",
          "#D9D9D9", "#BC80BD", "#CCEBC5", "#FFED6F")


## code

targetmatvec=unlist(targetmat)+1
yrange=range(targetmatvec[targetmatvec>0]);
# yrange[1]=1; # set the minimum value to 1
for(i in 1:length(targetmat)){
  vali=targetmat[[i]]+1;
  if(i==1){
    plot(1:length(vali),vali,type='b',las=1,pch=20,main=paste('sgRNAs in',targetgene),ylab='Read counts',xlab='Samples',xlim=c(0.7,length(vali)+0.3),ylim = yrange,col=colors[(i %% length(colors))],xaxt='n',log='y')
    axis(1,at=1:length(vali),labels=(collabel),las=2)
    # lines(0:100,rep(1,101),col='black');
  }else{
    lines(1:length(vali),vali,type='b',pch=20,col=colors[(i %% length(colors))])
  }
}




# parameters
# Do not modify the variables beginning with "__"
targetmat=list(c(142.36806937141932,212.0506780409515,207.83508197304204),c(265.90438353497854,175.58947548187396,3338.0623443559202),c(131.82228645501752,97.86954371120838,159.34022951266533))
targetgene="human_lncrna_fused_93658"
collabel=c("LncRNA_library_rep1","KP4_rep1","KP4_rep2")

# set up color using RColorBrewer
#library(RColorBrewer)
#colors <- brewer.pal(length(targetgenelist), "Set1")

colors=c( "#E41A1C", "#377EB8", "#4DAF4A", "#984EA3", "#FF7F00",  "#A65628", "#F781BF",
          "#999999", "#66C2A5", "#FC8D62", "#8DA0CB", "#E78AC3", "#A6D854", "#FFD92F", "#E5C494", "#B3B3B3", 
          "#8DD3C7", "#FFFFB3", "#BEBADA", "#FB8072", "#80B1D3", "#FDB462", "#B3DE69", "#FCCDE5",
          "#D9D9D9", "#BC80BD", "#CCEBC5", "#FFED6F")


## code

targetmatvec=unlist(targetmat)+1
yrange=range(targetmatvec[targetmatvec>0]);
# yrange[1]=1; # set the minimum value to 1
for(i in 1:length(targetmat)){
  vali=targetmat[[i]]+1;
  if(i==1){
    plot(1:length(vali),vali,type='b',las=1,pch=20,main=paste('sgRNAs in',targetgene),ylab='Read counts',xlab='Samples',xlim=c(0.7,length(vali)+0.3),ylim = yrange,col=colors[(i %% length(colors))],xaxt='n',log='y')
    axis(1,at=1:length(vali),labels=(collabel),las=2)
    # lines(0:100,rep(1,101),col='black');
  }else{
    lines(1:length(vali),vali,type='b',pch=20,col=colors[(i %% length(colors))])
  }
}




# parameters
# Do not modify the variables beginning with "__"
targetmat=list(c(139.35498853816196,1209.9362217630785,585.4021475574021),c(386.4276168652804,774.3208017151479,534.5980164084364))
targetgene="human_lncrna_fused_80728"
collabel=c("LncRNA_library_rep1","KP4_rep1","KP4_rep2")

# set up color using RColorBrewer
#library(RColorBrewer)
#colors <- brewer.pal(length(targetgenelist), "Set1")

colors=c( "#E41A1C", "#377EB8", "#4DAF4A", "#984EA3", "#FF7F00",  "#A65628", "#F781BF",
          "#999999", "#66C2A5", "#FC8D62", "#8DA0CB", "#E78AC3", "#A6D854", "#FFD92F", "#E5C494", "#B3B3B3", 
          "#8DD3C7", "#FFFFB3", "#BEBADA", "#FB8072", "#80B1D3", "#FDB462", "#B3DE69", "#FCCDE5",
          "#D9D9D9", "#BC80BD", "#CCEBC5", "#FFED6F")


## code

targetmatvec=unlist(targetmat)+1
yrange=range(targetmatvec[targetmatvec>0]);
# yrange[1]=1; # set the minimum value to 1
for(i in 1:length(targetmat)){
  vali=targetmat[[i]]+1;
  if(i==1){
    plot(1:length(vali),vali,type='b',las=1,pch=20,main=paste('sgRNAs in',targetgene),ylab='Read counts',xlab='Samples',xlim=c(0.7,length(vali)+0.3),ylim = yrange,col=colors[(i %% length(colors))],xaxt='n',log='y')
    axis(1,at=1:length(vali),labels=(collabel),las=2)
    # lines(0:100,rep(1,101),col='black');
  }else{
    lines(1:length(vali),vali,type='b',pch=20,col=colors[(i %% length(colors))])
  }
}



dev.off()
Sweave("test_analysis_KP4_summary.Rnw");
library(tools);

texi2dvi("test_analysis_KP4_summary.tex",pdf=TRUE);
